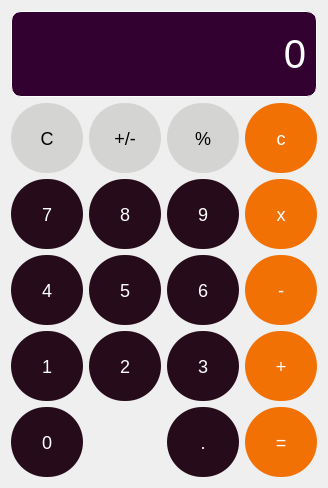
<?xml version="1.0" encoding="UTF-8"?>
<ui version="4.0">
 <class>Form</class>
 <widget class="QWidget" name="Form">
  <property name="geometry">
   <rect>
    <x>0</x>
    <y>0</y>
    <width>328</width>
    <height>488</height>
   </rect>
  </property>
  <property name="windowTitle">
   <string>Calculator</string>
  </property>
  <property name="windowIcon">
   <iconset resource="calc3.qrc">
    <normaloff>:/logo/hl-icon.ico</normaloff>:/logo/hl-icon.ico</iconset>
  </property>
  <property name="styleSheet">
   <string notr="true"/>
  </property>
  <layout class="QGridLayout" name="gridLayout_2">
   <item row="0" column="0">
    <widget class="QLabel" name="display">
     <property name="font">
      <font>
       <pointsize>30</pointsize>
      </font>
     </property>
     <property name="styleSheet">
      <string notr="true">border: 1px solid white;
border-radius: 10px;
background-color: #32012F;
color: rgb(255, 255, 255);</string>
     </property>
     <property name="text">
      <string>0</string>
     </property>
     <property name="alignment">
      <set>Qt::AlignRight|Qt::AlignTrailing|Qt::AlignVCenter</set>
     </property>
    </widget>
   </item>
   <item row="1" column="0">
    <layout class="QGridLayout" name="gridLayout">
     <item row="4" column="0">
      <widget class="QPushButton" name="button_1">
       <property name="styleSheet">
        <string notr="true">	background-color: #260C1A;
    color: white;
    font-size: 18px;
    border-radius: 35px;
	width: 70px;
    height: 70px;</string>
       </property>
       <property name="text">
        <string>1</string>
       </property>
      </widget>
     </item>
     <item row="1" column="2">
      <widget class="QPushButton" name="button_percentage">
       <property name="styleSheet">
        <string notr="true">	background-color: #d4d4d2;
    color: black;
    font-size: 18px;
    border-radius: 35px;
	width: 70px;
    height: 70px;</string>
       </property>
       <property name="text">
        <string>%</string>
       </property>
      </widget>
     </item>
     <item row="5" column="0">
      <widget class="QPushButton" name="button_0">
       <property name="styleSheet">
        <string notr="true">	background-color: #260C1A;
    color: white;
    font-size: 18px;
    border-radius: 35px;
	width: 70px;
    height: 70px;</string>
       </property>
       <property name="text">
        <string>0</string>
       </property>
      </widget>
     </item>
     <item row="1" column="0">
      <widget class="QPushButton" name="button_clear">
       <property name="styleSheet">
        <string notr="true">	background-color: #d4d4d2;
    color: black;
    font-size: 18px;
    border-radius: 35px;
	width: 70px;
    height: 70px;
	border: 1px valid</string>
       </property>
       <property name="text">
        <string>C</string>
       </property>
      </widget>
     </item>
     <item row="2" column="0">
      <widget class="QPushButton" name="button_7">
       <property name="styleSheet">
        <string notr="true">	background-color: #260C1A;
    color: white;
    font-size: 18px;
    border-radius: 35px;
	width: 70px;
    height: 70px;</string>
       </property>
       <property name="text">
        <string>7</string>
       </property>
      </widget>
     </item>
     <item row="3" column="0">
      <widget class="QPushButton" name="button_4">
       <property name="styleSheet">
        <string notr="true">background-color: #260C1A;
    color: white;
    font-size: 18px;
    border-radius: 35px;
	width: 70px;
    height: 70px;</string>
       </property>
       <property name="text">
        <string>4</string>
       </property>
      </widget>
     </item>
     <item row="1" column="1">
      <widget class="QPushButton" name="button_plus_minus">
       <property name="styleSheet">
        <string notr="true">	background-color: #d4d4d2;
    color: black;
    font-size: 18px;
    border-radius: 35px;
	width: 70px;
    height: 70px;</string>
       </property>
       <property name="text">
        <string>+/-</string>
       </property>
      </widget>
     </item>
     <item row="1" column="3">
      <widget class="QPushButton" name="button_divide">
       <property name="styleSheet">
        <string notr="true">	background-color: #F17105;
    color: white;
    font-size: 18px;
    border-radius: 35px;
	width: 70px;
    height: 70px;</string>
       </property>
       <property name="text">
        <string>c</string>
       </property>
      </widget>
     </item>
     <item row="2" column="1">
      <widget class="QPushButton" name="button_8">
       <property name="styleSheet">
        <string notr="true">	background-color: #260C1A;
    color: white;
    font-size: 18px;
    border-radius: 35px;
	width: 70px;
    height: 70px;</string>
       </property>
       <property name="text">
        <string>8</string>
       </property>
      </widget>
     </item>
     <item row="2" column="2">
      <widget class="QPushButton" name="button_9">
       <property name="styleSheet">
        <string notr="true">background-color: #260C1A;
    color: white;
    font-size: 18px;
    border-radius: 35px;
	width: 70px;
    height: 70px;</string>
       </property>
       <property name="text">
        <string>9</string>
       </property>
      </widget>
     </item>
     <item row="2" column="3">
      <widget class="QPushButton" name="button_multiply">
       <property name="font">
        <font>
         <pointsize>-1</pointsize>
        </font>
       </property>
       <property name="styleSheet">
        <string notr="true">	background-color: #F17105;
    color: white;
    font-size: 18px;
    border-radius: 35px;
	width: 70px;
    height: 70px;</string>
       </property>
       <property name="text">
        <string>x</string>
       </property>
      </widget>
     </item>
     <item row="3" column="1">
      <widget class="QPushButton" name="button_5">
       <property name="styleSheet">
        <string notr="true">	background-color: #260C1A;
    color: white;
    font-size: 18px;
    border-radius: 35px;
	width: 70px;
    height: 70px;</string>
       </property>
       <property name="text">
        <string>5</string>
       </property>
      </widget>
     </item>
     <item row="3" column="2">
      <widget class="QPushButton" name="button_6">
       <property name="styleSheet">
        <string notr="true">	background-color: #260C1A;
    color: white;
    font-size: 18px;
    border-radius: 35px;
	width: 70px;
    height: 70px;</string>
       </property>
       <property name="text">
        <string>6</string>
       </property>
      </widget>
     </item>
     <item row="3" column="3">
      <widget class="QPushButton" name="button_subtract">
       <property name="font">
        <font>
         <pointsize>-1</pointsize>
        </font>
       </property>
       <property name="styleSheet">
        <string notr="true">	background-color: #F17105;
    color: white;
    font-size: 18px;
    border-radius: 35px;
	width: 70px;
    height: 70px;</string>
       </property>
       <property name="text">
        <string>-</string>
       </property>
      </widget>
     </item>
     <item row="4" column="1">
      <widget class="QPushButton" name="button_2">
       <property name="styleSheet">
        <string notr="true">	background-color: #260C1A;
    color: white;
    font-size: 18px;
    border-radius: 35px;
	width: 70px;
    height: 70px;</string>
       </property>
       <property name="text">
        <string>2</string>
       </property>
      </widget>
     </item>
     <item row="4" column="2">
      <widget class="QPushButton" name="button_3">
       <property name="styleSheet">
        <string notr="true">	background-color: #260C1A;
    color: white;
    font-size: 18px;
    border-radius: 35px;
	width: 70px;
    height: 70px;</string>
       </property>
       <property name="text">
        <string>3</string>
       </property>
      </widget>
     </item>
     <item row="4" column="3">
      <widget class="QPushButton" name="button_add">
       <property name="font">
        <font>
         <pointsize>-1</pointsize>
        </font>
       </property>
       <property name="styleSheet">
        <string notr="true">	background-color: #F17105;
    color: white;
    font-size: 18px;
    border-radius: 35px;
	width: 70px;
    height: 70px;</string>
       </property>
       <property name="text">
        <string>+</string>
       </property>
      </widget>
     </item>
     <item row="5" column="2">
      <widget class="QPushButton" name="button_dot">
       <property name="styleSheet">
        <string notr="true">	background-color: #260C1A;
    color: white;
    font-size: 18px;
    border-radius: 35px;
	width: 70px;
    height: 70px;</string>
       </property>
       <property name="text">
        <string>.</string>
       </property>
      </widget>
     </item>
     <item row="5" column="3">
      <widget class="QPushButton" name="button_equals">
       <property name="font">
        <font>
         <pointsize>-1</pointsize>
        </font>
       </property>
       <property name="styleSheet">
        <string notr="true">	background-color: #F17105;
    color: white;
    font-size: 18px;
    border-radius: 35px;
	width: 70px;
    height: 70px;</string>
       </property>
       <property name="text">
        <string>=</string>
       </property>
      </widget>
     </item>
    </layout>
   </item>
  </layout>
 </widget>
 <resources>
  <include location="calc3.qrc"/>
 </resources>
 <connections/>
</ui>
